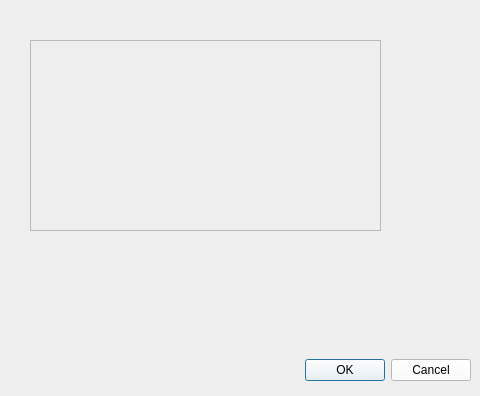
<?xml version="1.0" encoding="UTF-8"?>
<ui version="4.0">
 <class>EmpBookDialog</class>
 <widget class="QDialog" name="EmpBookDialog">
  <property name="geometry">
   <rect>
    <x>0</x>
    <y>0</y>
    <width>480</width>
    <height>396</height>
   </rect>
  </property>
  <property name="windowTitle">
   <string>Emprunter ce livre</string>
  </property>
  <widget class="QDialogButtonBox" name="buttonBox">
   <property name="geometry">
    <rect>
     <x>10</x>
     <y>350</y>
     <width>461</width>
     <height>41</height>
    </rect>
   </property>
   <property name="styleSheet">
    <string notr="true">background-color: white</string>
   </property>
   <property name="orientation">
    <enum>Qt::Horizontal</enum>
   </property>
   <property name="standardButtons">
    <set>QDialogButtonBox::Cancel|QDialogButtonBox::Ok</set>
   </property>
  </widget>
  <widget class="QFrame" name="frame">
   <property name="geometry">
    <rect>
     <x>30</x>
     <y>40</y>
     <width>351</width>
     <height>191</height>
    </rect>
   </property>
   <property name="frameShape">
    <enum>QFrame::StyledPanel</enum>
   </property>
   <property name="frameShadow">
    <enum>QFrame::Raised</enum>
   </property>
  </widget>
 </widget>
 <resources/>
 <connections>
  <connection>
   <sender>buttonBox</sender>
   <signal>accepted()</signal>
   <receiver>EmpBookDialog</receiver>
   <slot>accept()</slot>
   <hints>
    <hint type="sourcelabel">
     <x>248</x>
     <y>254</y>
    </hint>
    <hint type="destinationlabel">
     <x>157</x>
     <y>274</y>
    </hint>
   </hints>
  </connection>
  <connection>
   <sender>buttonBox</sender>
   <signal>rejected()</signal>
   <receiver>EmpBookDialog</receiver>
   <slot>reject()</slot>
   <hints>
    <hint type="sourcelabel">
     <x>316</x>
     <y>260</y>
    </hint>
    <hint type="destinationlabel">
     <x>286</x>
     <y>274</y>
    </hint>
   </hints>
  </connection>
 </connections>
</ui>
